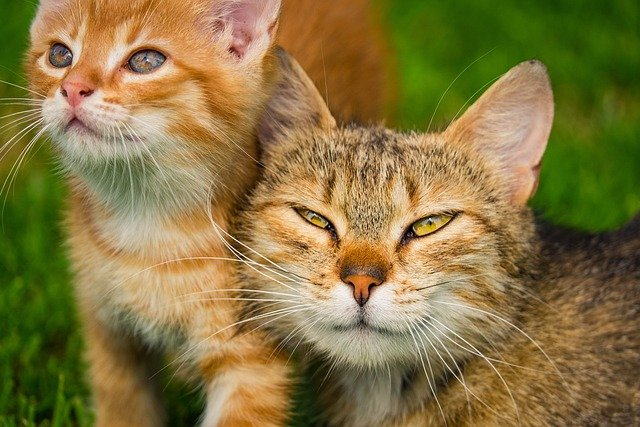
#> input picture module08-image-filtering/kitten.jpg, 640 x 427 px
$ python 08_01_image-filtering-convolution.py
#> lines starting #> are read from the running program, lines starting #| are printed output that depends on the picture
import cv2
import numpy as np

kernel_size = 5
# Create a 5*5 kernel with all elements equal to 1.
kernel = np.ones((kernel_size, kernel_size), dtype = np.float32) / kernel_size**2

print (kernel)

# Perform convolution.
filename = 'kitten.jpg'
image = cv2.imread(filename)
#> image is the input picture: shape (427, 640, 3); mean B, G, R 65.1, 117.7, 134.5

dst = cv2.filter2D(image, ddepth = -1, kernel = kernel)
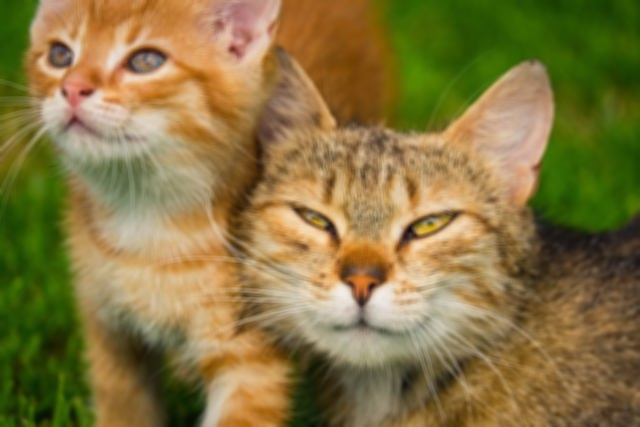
#> dst: shape (427, 640, 3); mean B, G, R 65.1, 117.7, 134.5

# Display.
cv2.imshow('Original Image', image)
cv2.waitKey(0)
cv2.imshow('Convolution result', dst)
cv2.waitKey(0)
cv2.destroyAllWindows()

# Box blur in OpenCV.
# Apply a box filter - kernel size 5.
box_blur1 = cv2.blur(image, (5,5))

# Apply a box filter - kernel size 11.
box_blur2 = cv2.blur(image, (11,11))
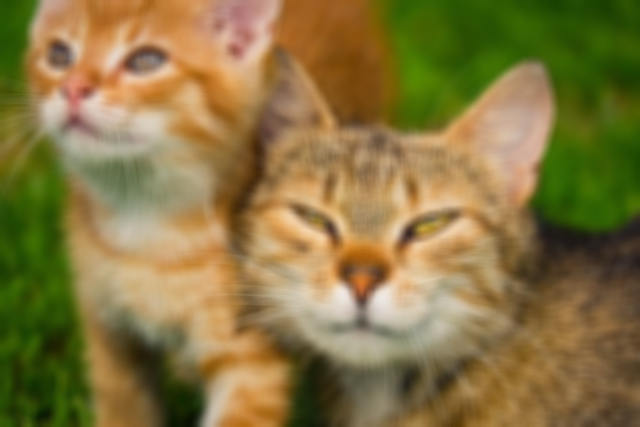
#> box_blur2: shape (427, 640, 3); mean B, G, R 65.1, 117.7, 134.5

# Dispaly.
cv2.imshow('Blur 5x5 kernel', box_blur1)
cv2.waitKey(0)
cv2.imshow('Blur 11x11 kernel', box_blur1)
cv2.waitKey(0)
cv2.destroyAllWindows()

# Gaussian Blur.
# Apply Gaussian blur.
gaussian_blur1 = cv2.GaussianBlur(image, (5,5), 0, 0)
gaussian_blur2 = cv2.GaussianBlur(image, (11,11), 0, 0)

# Dispaly.
cv2.imshow('Gaussian Blur 5x5 kernel', gaussian_blur1)
cv2.waitKey(0)
cv2.imshow('Gaussian Blur 11x11 kernel', gaussian_blur2)
cv2.waitKey(0)
cv2.destroyAllWindows()

# Compare box and Gaussian Blur.
compare = cv2.hconcat([box_blur2, gaussian_blur2])
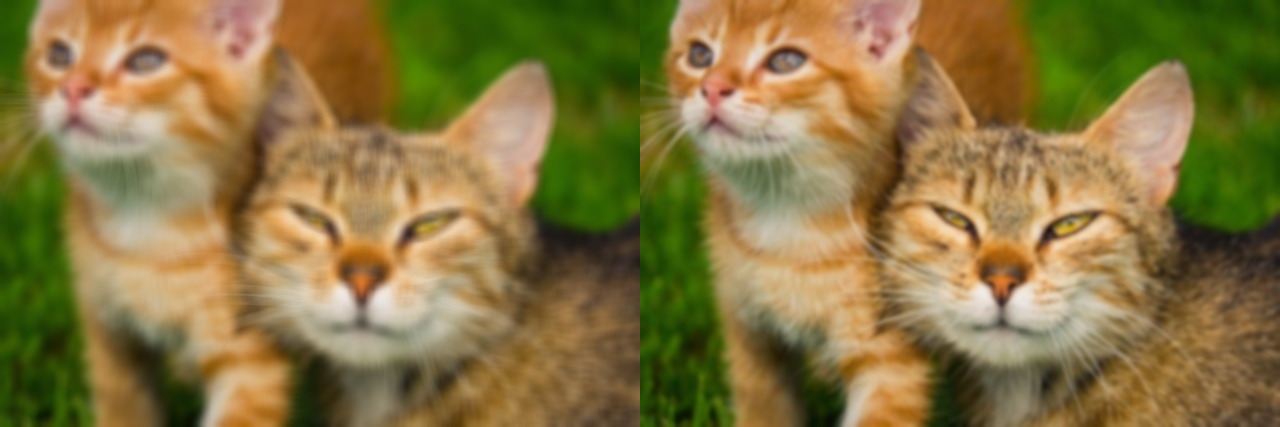
#> compare: shape (427, 1280, 3); mean B, G, R 65.1, 117.7, 134.5
cv2.imshow('Box Blur :: Gaussian Blur', compare)
cv2.waitKey(0)
cv2.destroyAllWindows()

# Gaussian blur and effect of sigma.
# Specifying sigmax = 0 and sigmay = 0, will compute a sigma of 2 for a 11x11 kernal
gaussian_blur3 = cv2.GaussianBlur(image, (11,11), 0, 0)
# Here we are explicity setting the sigma values to be very large.
gaussian_blur4 = cv2.GaussianBlur(image, (11,11), 5, 5)

compare = cv2.hconcat([gaussian_blur3, gaussian_blur4])
cv2.imshow('Gaussian Blur sigma 0 :: Gaussian Blur sigma 5', compare)
cv2.waitKey(0)
cv2.destroyAllWindows()

# Image sharpening.
saturn = cv2.imread('saturn.jpg')

# Define a sharpening kernel.
kernel = np.array([[ 0, -1,  0],
                   [-1,  5, -1],
                   [ 0, -1,  0]])

#> (the run stopped early here; a loop or call above may not have finished)

$ run again, with module08-image-filtering/Applications/Flowers.jpg copied over module08-image-filtering/kitten.jpg
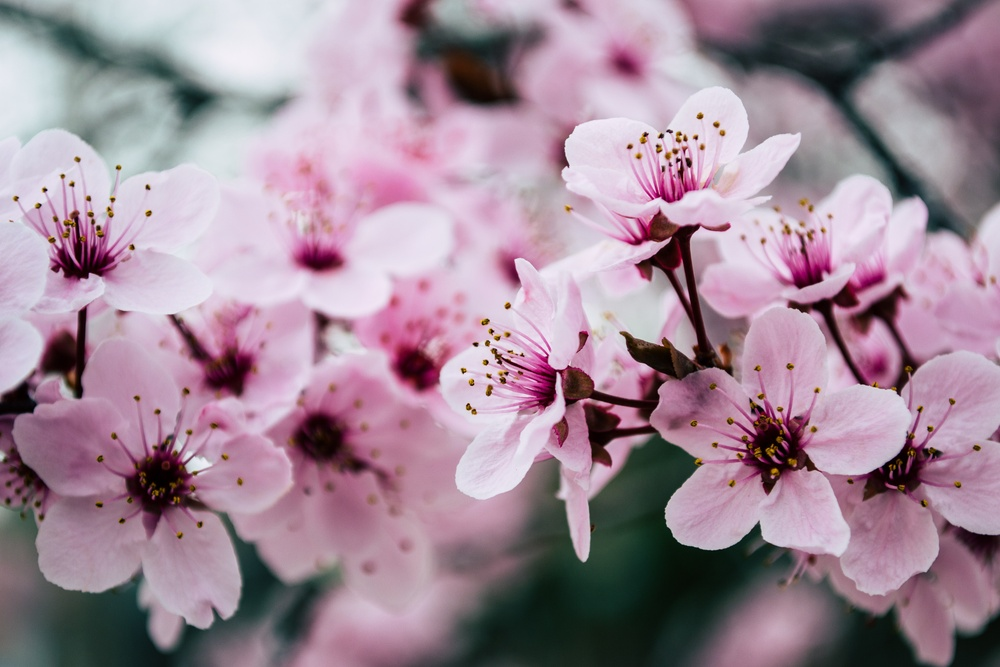
#> input picture module08-image-filtering/Applications/Flowers.jpg, 1000 x 667 px, shrunk from 4608 x 3072 before the run
#> image is the input picture: shape (667, 1000, 3); mean B, G, R 151.3, 136.5, 159.1
#> `box_blur2 = cv2.blur(image, (11,11))`:
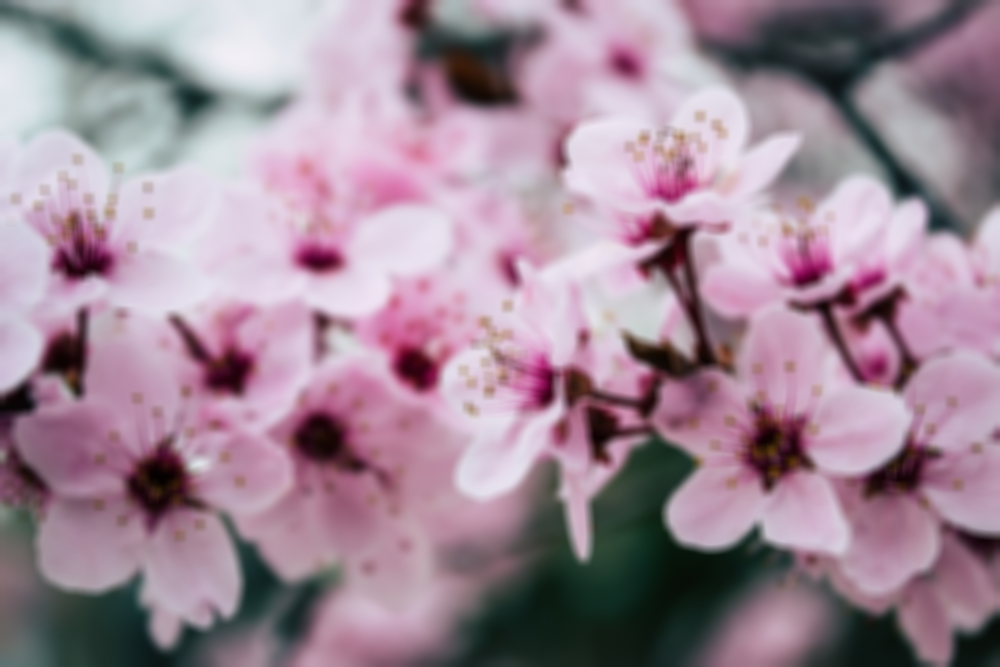
#> box_blur2: shape (667, 1000, 3); mean B, G, R 151.3, 136.5, 159.1
#> `compare = cv2.hconcat([box_blur2, gaussian_blur2])`:
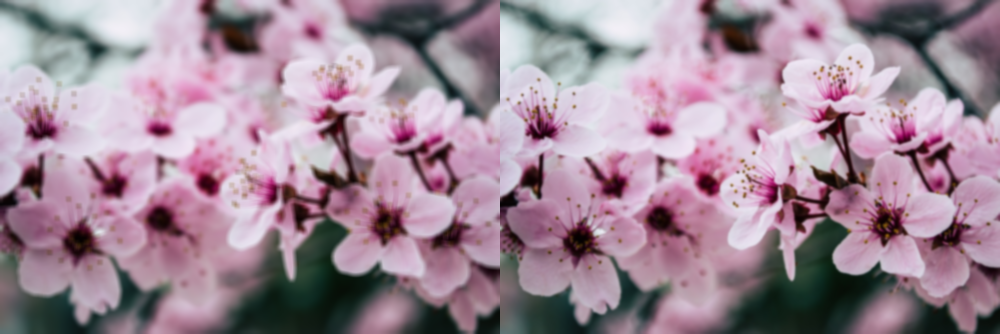
#> compare: shape (667, 2000, 3) (shown at 1/2 size); mean B, G, R 151.3, 136.5, 159.1

$ run again, with module08-image-filtering/Applications/House.jpg copied over module08-image-filtering/kitten.jpg
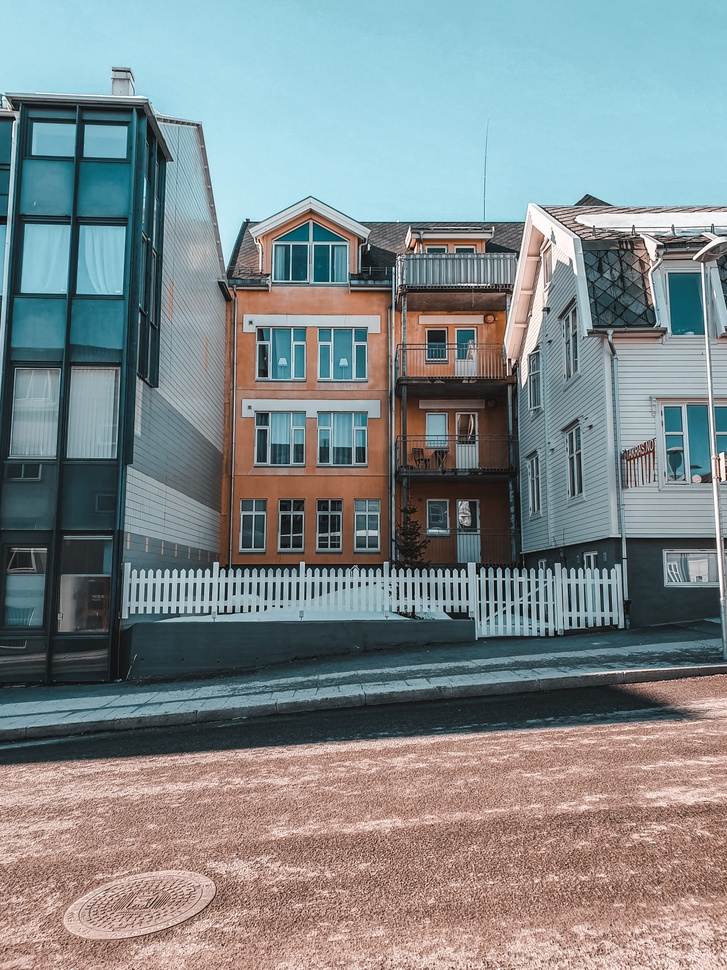
#> input picture module08-image-filtering/Applications/House.jpg, 727 x 970 px, shrunk from 2968 x 3957 before the run
#> image is the input picture: shape (970, 727, 3); mean B, G, R 138.4, 136.6, 127.7
#> `box_blur2 = cv2.blur(image, (11,11))`:
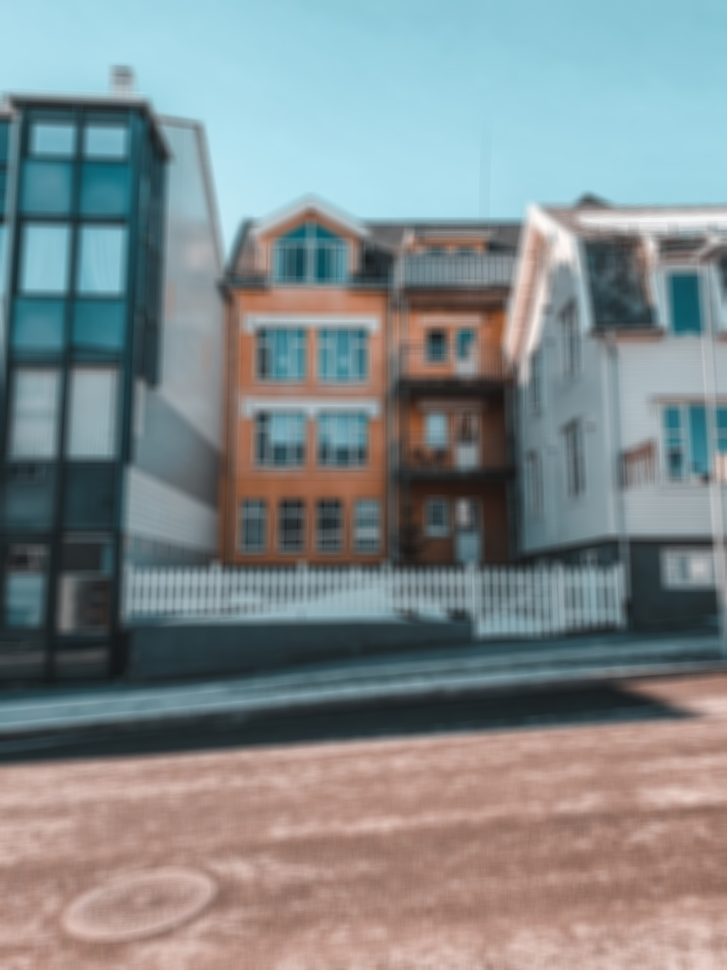
#> box_blur2: shape (970, 727, 3); mean B, G, R 138.4, 136.6, 127.7
#> `compare = cv2.hconcat([box_blur2, gaussian_blur2])`:
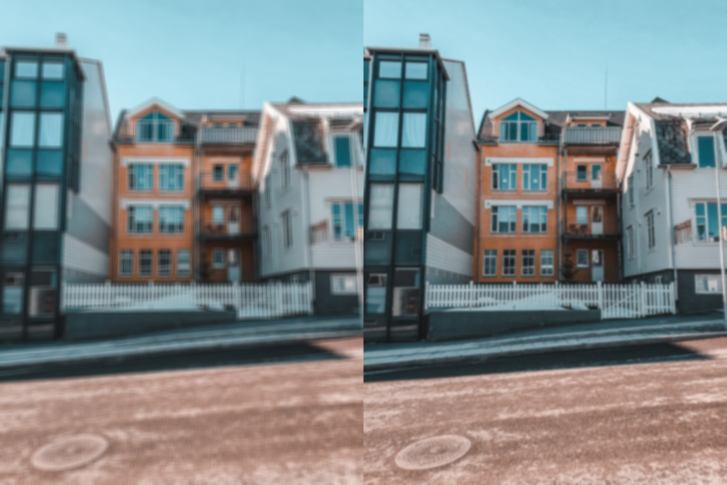
#> compare: shape (970, 1454, 3) (shown at 1/2 size); mean B, G, R 138.4, 136.6, 127.7
